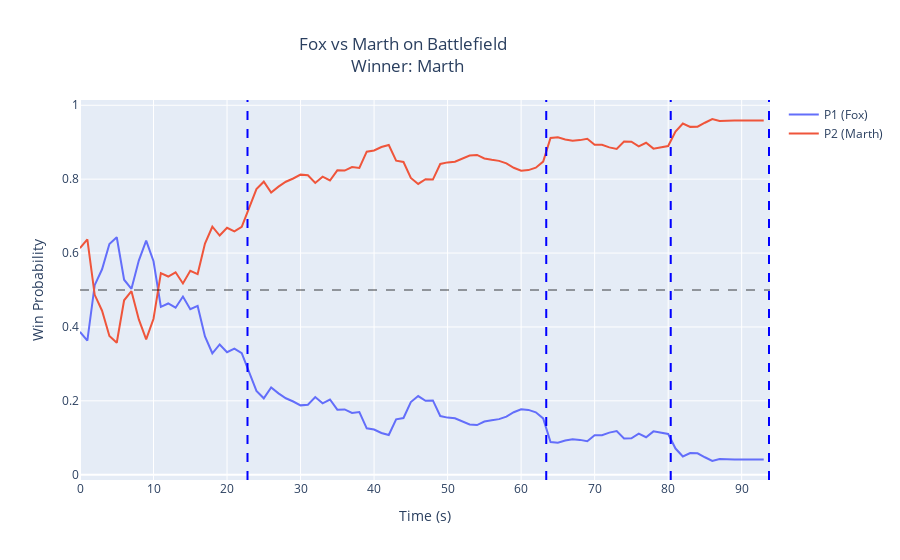

The cell this chart's notebook holds for it:
### Code cell
TestGS = GameStats(test_game4,model,features)
TestGS.plot_odds(show_stocks=True)
